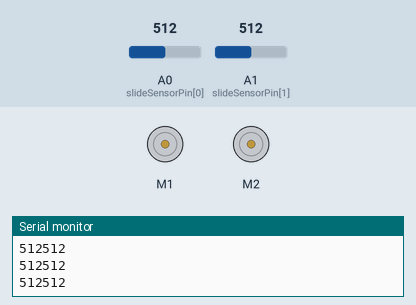
Simulated run of this sketch. Board: Arduino Leonardo, built with avr-gcc and run on an emulated ATmega32U4. On the bench: 2 × DC motor (green arrow = forward, orange = backward, longer = faster), the last lines printed to the serial monitor. The inputs (shaded band) are chosen by the test bench; at power-on: A0 (slideSensorPin[0]) = 512, A1 (slideSensorPin[1]) = 512.

Above: at 3.7 s.
3.8 s: A0 (slideSensorPin[0]) set to 716
At 5.5 s:
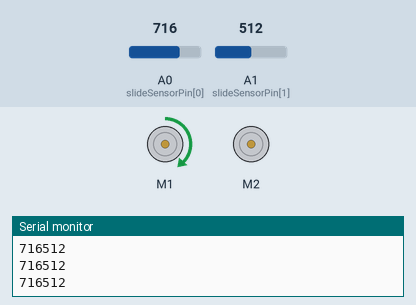
5.8 s: A1 (slideSensorPin[1]) set to 306
At 7.4 s:
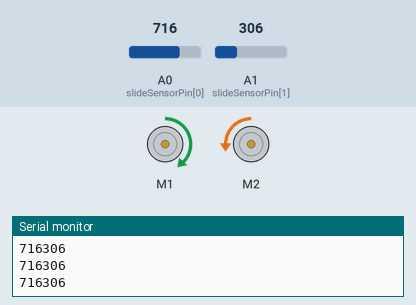
8.8 s: A0 (slideSensorPin[0]) set to 900
At 10.5 s:
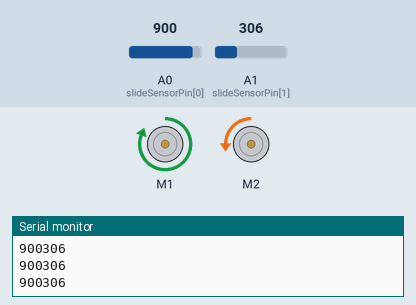
11.8 s: A1 (slideSensorPin[1]) set to 475
At 12.7 s:
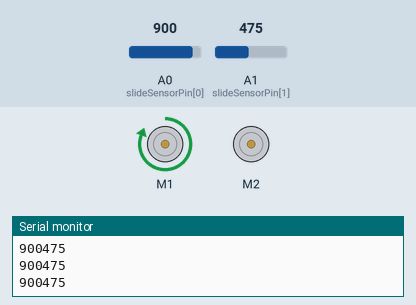
14.8 s: A1 (slideSensorPin[1]) set to 455
At 15.05 s:
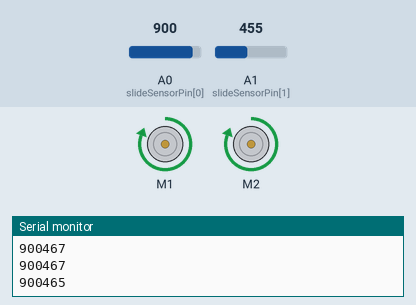
16.6 s: A0 (slideSensorPin[0]) set to 605
At 16.79 s:
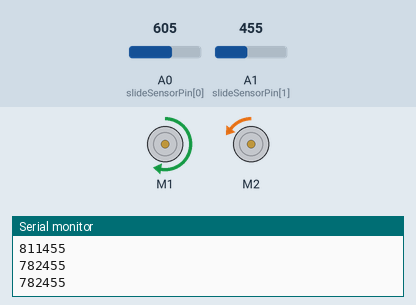
Timing chart, 0 to 19.6 s (numbered marks = the images above; inputs shaded):
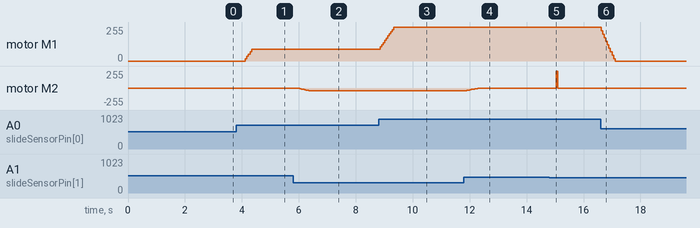

Measured:
- after the input at 3.8 s, motor M1: stopped → forward 90/255 after 0.33 s
- after the input at 5.8 s, motor M2: stopped → backward 42/255 after 0.17 s
- after the input at 8.8 s, motor M1: moves from forward 90/255 to forward 255/255 over 0.49 s, starting after 0.05 s
- after the input at 11.8 s, motor M2: moves from backward 42/255 to stopped over 0.49 s, starting after 0.05 s
- after the input at 14.8 s, motor M2: stopped → backward 2/255 after 0.25 s, → backward 4/255 0.22 s later
- after the input at 16.6 s, motor M1: moves from forward 255/255 to stopped over 0.49 s, starting at once

The sketch:

wheelchair_slide_base_goStraight.ino
```cpp
#include <Sabertooth.h>

#define USBCON
#define NUM_SENSORS 2
#define NUM_READINGS 10
#define CALIBRATION_TIME 500
#define SENSOR_INTERVAL 50
#define DEADBAND_MIN 465 //275
#define DEADBAND_MAX 615 //425
#define SLIDE_MIN 0
#define SLIDE_MAX 900
#define ST_INPUT_MIN -60 //-30
#define ST_INPUT_MAX 127 //95
#define ST_INPUT_MID 0
#define TURN_THRESH 50//65


int currentTime;
int slideSensorPin[NUM_SENSORS] = {A0, A1};
int sensorSmoothed[NUM_SENSORS];
int sensorCal[NUM_SENSORS];
int sensorTotal[NUM_SENSORS];
int sensorReadings[NUM_SENSORS][NUM_READINGS];
int readIndex = 0;
int throttle = 0;

Sabertooth ST(128, Serial1);

void setup() {
  Serial1.begin(9600);
  Serial.begin(9600);
  //SabertoothTXPinSerial.begin(9600);
  ST.autobaud();

  for (int i = 0; i < NUM_SENSORS; i++) {
    pinMode(slideSensorPin[i], INPUT);
  }
  int startupTime = millis();
  int currentTime = millis();
  while (currentTime - startupTime < CALIBRATION_TIME) {
    if (millis() - currentTime > SENSOR_INTERVAL) {
      currentTime = millis();
      readSensors();
    }
  }
  for (int i = 0; i < NUM_SENSORS; i++) {
    sensorCal[i] = sensorSmoothed[i];
  }

}

void loop() {
  if (millis() - currentTime > SENSOR_INTERVAL) {
    currentTime = millis();
    readSensors();
  }

  if (abs(sensorSmoothed[NUM_SENSORS - 1] - sensorSmoothed[0]) < TURN_THRESH)  {

    int sensorSum = 0;
    for (int i = 0; i < NUM_SENSORS; i++) {
      sensorSum = sensorSum + sensorSmoothed[i];
    }
    int sensorAverage = sensorSum / NUM_SENSORS;

    mapThrottle(sensorAverage);
    for (int i = 0; i < NUM_SENSORS; i++) {
      ST.motor(i + 1, throttle);
      //Serial.print(throttle);
      //Serial.print(", ");
    }
    //Serial.println();
  }

  else {

    for (int i = 0; i < NUM_SENSORS; i++) {
      mapThrottle(sensorSmoothed[i]);
      ST.motor(i + 1, throttle);
      //Serial.print(throttle);
      //Serial.print(", ");
    }
    //Serial.println();
  }
}

void readSensors() {
  for (int i = 0; i < NUM_SENSORS; i++) {
    sensorTotal[i] = sensorTotal[i] - sensorReadings[i][readIndex];
    sensorReadings[i][readIndex] = analogRead(slideSensorPin[i]);
    delay(10);
    sensorReadings[i][readIndex] = analogRead(slideSensorPin[i]);
    sensorTotal[i] = sensorTotal[i] + sensorReadings[i][readIndex];
    sensorSmoothed[i] = sensorTotal[i] / NUM_READINGS; //Calculate new average
    Serial.print(sensorSmoothed[0]);
    Serial.print(sensorSmoothed[1]);
    Serial.print("  ");
    Serial.println();
  }
  readIndex = readIndex + 1;
  if (readIndex >= NUM_READINGS) {
    readIndex = 0;
  }
}

int mapThrottle(int reading) {

  if (reading == 0) {
    throttle = 0;
  }
  else if (reading > DEADBAND_MIN && reading < DEADBAND_MAX) {
    throttle = 0;

  }
  else if (reading < DEADBAND_MIN) {
    throttle = map(reading, SLIDE_MIN, DEADBAND_MIN, ST_INPUT_MIN, ST_INPUT_MID);
  }
  else if (reading > DEADBAND_MAX) {
    throttle = map(reading, DEADBAND_MAX, SLIDE_MAX , ST_INPUT_MID, ST_INPUT_MAX);

  }
  return throttle;
}
```
